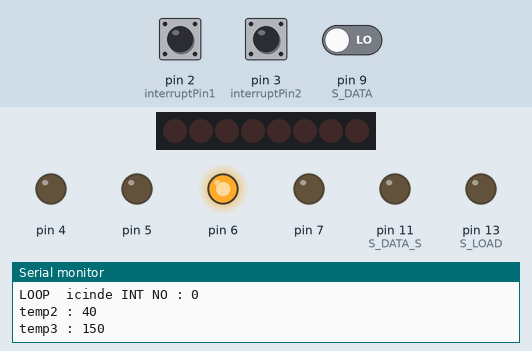
This sketch was run on a simulated Arduino Uno, built with avr-gcc and run on an emulated ATmega328P. Parts: 8 shift-register outputs drawn as a row of LEDs (first output left, lit = HIGH), output pins drawn as LEDs (lit = HIGH), the last lines printed to the serial monitor. Dashed ring = blinking. Inputs (shaded band) come from the test bench; at power-on: pin 3 (interruptPin2) HIGH, pin 2 (interruptPin1) HIGH, pin 9 (S_DATA) LOW. Pins used as bus, display or sensor lines are not drawn.

Above: at 2.4 s.
2.5 s: pin 3 (interruptPin2) pulled LOW for 0.15 s
At 4.1 s:
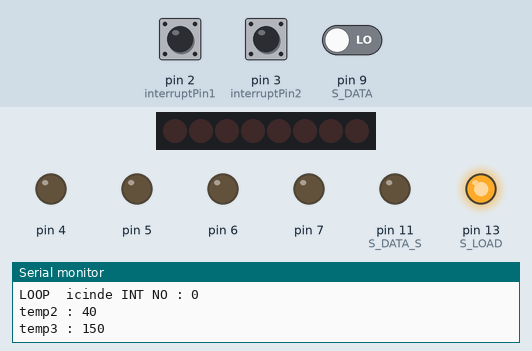
4.5 s: pin 2 (interruptPin1) pulled LOW for 0.15 s
At 5.6 s:
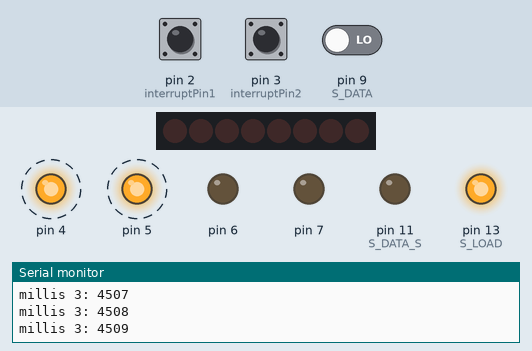
7.6 s: pin 9 (S_DATA) driven HIGH
At 8.82 s:
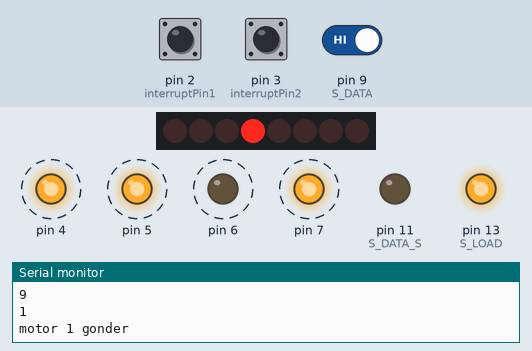
10.5 s: pin 3 (interruptPin2) pulled LOW for 1 s
At 11.7 s:
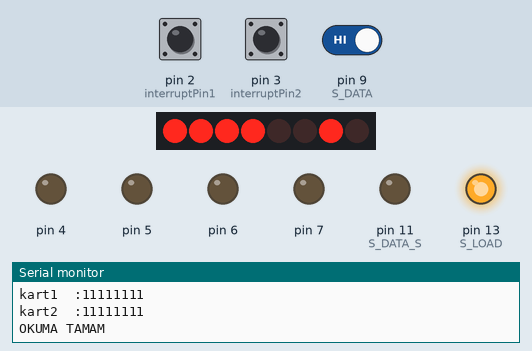
13.0 s: pin 2 (interruptPin1) pulled LOW for 0.15 s
At 14.2 s:
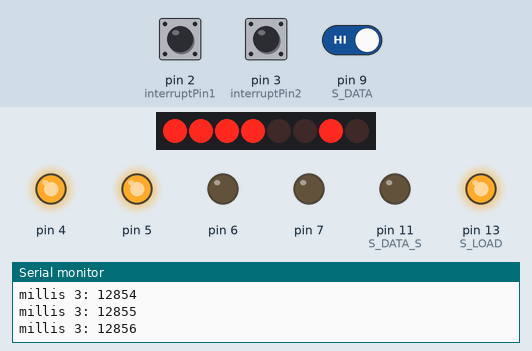
16.0 s: pin 2 (interruptPin1) pulled LOW for 1 s
At 18.58 s:
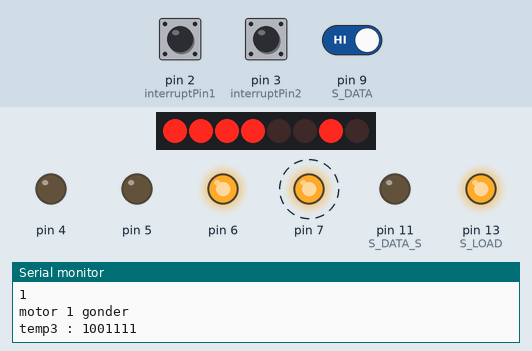
Timing chart, 0 to 20.1 s (numbered marks = the images above; inputs shaded):
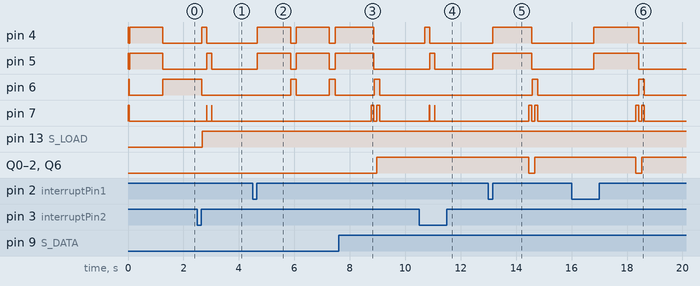

The sketch:

MULTI_MIX.ino
```cpp
//#define S_DATA B1;
#define S_CLK 8
#define S_DATA 9
#define S_LOAD 13
#define S_DATA_S 11
const byte interruptPin1 = 2;
const byte interruptPin2 = 3;

int kes=2;
byte d;
int kart1=0;
int kart2=0;
int vartop=0;
int temp2=40;
int temp22=8;
int temp3=150;
int temp33=15;
int tempoku=0;

void setup()
{
  pinMode(S_LOAD, OUTPUT);
   pinMode(S_CLK, OUTPUT);
   pinMode(S_DATA, INPUT);
   pinMode(S_DATA_S, OUTPUT);
  kes=0;
  pinMode(interruptPin1, INPUT_PULLUP);
  pinMode(interruptPin2, INPUT_PULLUP);
  DDRD = B11110010; // set PORTD (digital 1,4-7) to outputs
  attachInterrupt(digitalPinToInterrupt(interruptPin2),kesme, LOW);//CHANGE,LOW,HIGH,RISING,FALLING
  attachInterrupt(digitalPinToInterrupt(interruptPin1),kesme2, LOW);
  Serial.begin(9600);
  PORTD = B11111111 & B10110000;
  delay(20);
  PORTD = B11111111 & B11000000;
  delay(20);
  PORTD = B11111111 & B00000000;
  delay(20);
  MOTOR_KONT();
}

void kesme2()
{
  kes=2;
  Serial.print("millis 3: ");Serial.println(millis());
}

void kesme()
{
  kes=1;
}
void oku()
{
  PORTD = B11111111 & B00010000;
  delay(10);
  seri_oku();kart1=vartop;
  PORTD = B11111111 & B10010000;
  delay(10);
  PORTD = B11111111 & B00100000;
  delay(10);
  seri_oku();kart2=vartop;
  PORTD = B11111111 & B10100000;
  delay(10);
  PORTD = B11111111 & B00000000;
  Serial.println("");
  Serial.print("kart1  :");Serial.println(kart1,BIN);
  Serial.print("kart2  :");Serial.println(kart2,BIN);
  Serial.println("OKUMA TAMAM ");
  if (kart1==1){
    temp2=40;// program başındakiyle aynı olacak. Normalde burada kullanılmıyor. video için burada. ******
    temp3=150;// program başındakiyle aynı olacak. Normalde burada kullanılmıyor. video için burada.******
  }
  delay(1000);
  kes=0;
}

void MOTOR_KONT()// step motor kontrolleri
{
 PORTD = B11111111 & B00110000;
 digitalWrite(S_CLK, HIGH); // *********************  S_CLK ları const ile tanımla.
 delay(1200);
 tempoku=digitalRead(S_DATA);
 Serial.println(S_DATA);
 Serial.println(tempoku);
 if (tempoku==1){
  Serial.println("motor 1 gonder");
  motor1_gonder();tempoku=0;
 }
  digitalWrite(S_CLK, LOW);
  delayMicroseconds(200);
  PORTD = B11111111 & B01000000;

 digitalWrite(S_CLK, HIGH);
 tempoku=digitalRead(S_DATA);
 if (tempoku==1){
  motor2_gonder();tempoku=0;
 }
  digitalWrite(S_CLK, LOW);


}

void motor1_gonder()// step motor kontrolleri
{
 if (temp2>=temp22)
  {
  temp2=temp2-temp22;

 //Serial.print("millis 2 : ");Serial.println(millis());
 // Serial.print("temp2 : ");Serial.println(temp2);
 delay(100);
  PORTD = B11111111 & B10110000;
   digitalWrite(S_LOAD, LOW);
   delayMicroseconds(200);
  shiftOut(S_DATA_S, S_CLK, MSBFIRST, temp22);
  digitalWrite(S_LOAD, HIGH);
  delayMicroseconds(200);
  delay(100);
  PORTD = B11111111 & B00000000;
  delay(10);
  }
  kes=0;
}

void motor2_gonder()// step motor kontrolleri
{int temp4=0;
 if (temp3>=temp33)
  {
  temp3=temp3-temp33;
  temp4=B01000000|temp33;// yön bilgisi eklendi. sola doğru olması için.

 // Serial.print("millis 3: ");Serial.println(millis());
  Serial.print("temp3 : ");Serial.println(temp4,BIN);
 delay(100);
  PORTD = B11111111 & B11000000;
   digitalWrite(S_LOAD, LOW);
   delayMicroseconds(200);
  shiftOut(S_DATA_S, S_CLK, MSBFIRST, temp4);
  digitalWrite(S_LOAD, HIGH);
  delayMicroseconds(200);
  delay(100);
  PORTD = B11111111 & B00000000;
  delay(10);
  }
  kes=0;
}

void seri_oku()
{int value=0;
vartop=0;

  digitalWrite(S_LOAD, LOW);
  digitalWrite(S_LOAD, HIGH);
  for (int i = 0; i < 8; ++i) {
    if (i<7){
    value =digitalRead(S_DATA);
    vartop=vartop+value;vartop=vartop<<1;
    }else{
      value =digitalRead(S_DATA);
    vartop=vartop+value;
    }

    digitalWrite(S_CLK, LOW);
    delay(10);
    digitalWrite(S_CLK, HIGH);
    delay(10);
  }
  //Serial.println(value,BIN);
}

void loop()
{
  if(kes==1){
    oku();
    detachInterrupt(1);
    attachInterrupt(digitalPinToInterrupt(interruptPin2),kesme, LOW);
  }
    if(kes==2){
    MOTOR_KONT();//oku_gonder();
    detachInterrupt(0);
    attachInterrupt(digitalPinToInterrupt(interruptPin1),kesme2, LOW);
  }

  Serial.print("LOOP  icinde INT NO : ");Serial.println(kes);
  Serial.print("temp2 : ");Serial.println(temp2);
  Serial.print("temp3 : ");Serial.println(temp3);
  delay(200);
}
```

Measured:
- after the input at 2.5 s, pin 4: LOW → HIGH after 0.17 s, → LOW 0.18 s later; pin 5: LOW → HIGH after 0.35 s, → LOW 0.18 s later; pin 6: HIGH → LOW after 0.17 s; pin 7: alternates HIGH for 0.01 s and LOW for 0.17 s, 4 changes in all, then stays LOW, starting after 0.34 s; pin 13 (S_LOAD): LOW → HIGH after 0.18 s
- after the input at 4.5 s, pin 4, pin 5: alternates HIGH for 1.2 s and LOW for 0.20 s, starting after 0.17 s; pin 6: alternates HIGH for 0.20 s and LOW for 1.2 s, starting after 1.4 s
- after the input at 7.6 s, pin 7: alternates HIGH for 0.10 s and LOW for 0.11 s, 4 changes in all, then stays LOW, starting after 1.2 s; Q0–2, Q6: LOW → HIGH after 1.4 s
- after the input at 10.5 s, pin 4: LOW → HIGH after 0.20 s, → LOW 0.19 s later; pin 5: LOW → HIGH after 0.38 s, → LOW 0.19 s later; pin 7: alternates HIGH for 0.01 s and LOW for 0.18 s, 4 changes in all, then stays LOW, starting after 0.37 s
- after the input at 13.0 s, pin 4, pin 5: LOW → HIGH after 0.16 s, → LOW 1.4 s later; pin 6: LOW → HIGH after 1.6 s, → LOW 0.20 s later; pin 7: alternates HIGH for 0.10 s and LOW for 0.11 s, 4 changes in all, then stays LOW, starting after 1.5 s; Q0–2, Q6: HIGH → LOW after 1.5 s, → HIGH 0.21 s later
- after the input at 16.0 s, pin 4, pin 5: LOW → HIGH after 0.80 s, → LOW 1.6 s later; pin 6: LOW → HIGH after 2.4 s, → LOW 0.20 s later; pin 7: alternates HIGH for 0.10 s and LOW for 0.11 s, 4 changes in all, then stays LOW, starting after 2.3 s; Q0–2, Q6: HIGH → LOW after 2.3 s, → HIGH 0.21 s later
